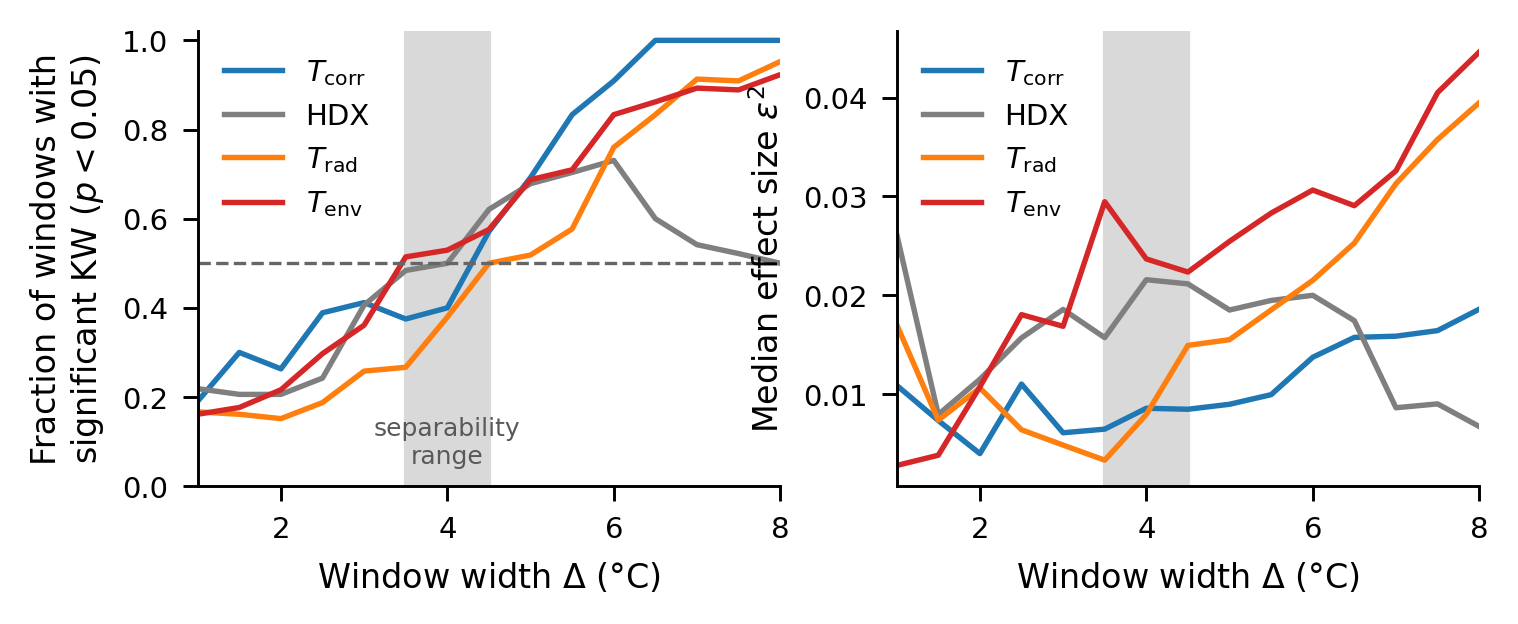

Reproduce this figure in Python.
"""F2 - Local separability scan for four coordinates (recomputed from raw data).
Left: fraction of sliding windows with significant Kruskal-Wallis (p<0.05) vs window width Delta.
Right: median effect size epsilon^2 vs Delta.
Identical protocol across coordinates: 7 TCV categories, sliding windows, min_n=30, KW + eps^2.
Grey band at Delta = 3.5-4.5 ("separability range"). Size 14x5 cm. PNG+PDF."""
import numpy as np
from scipy.stats import kruskal
import matplotlib.pyplot as plt
from _common import load, set_style, save, CM, COL, DISP

set_style()
df = load()

COORDS = ["T_corr", "HDX", "T_rad", "T_env"]
DELTAS = np.arange(1.0, 8.01, 0.5)
MIN_N = 30          # min votes per window
MIN_CAT = 3        # min distinct TCV categories present
MIN_PER = 4        # min obs in each used category
STRIDE = 0.5       # window step (deg C)

# frozen Delta(50%) values from coordinate_comparison.ipynb (pipeline §6)
FROZEN_D50 = {"T_corr": 4.5, "HDX": 3.5, "T_rad": 5.5, "T_env": 4.0}


def eps2_kw(groups):
    """epsilon^2 effect size for Kruskal-Wallis."""
    n = sum(len(g) for g in groups)
    k = len(groups)
    if n <= k:
        return np.nan, np.nan
    H, p = kruskal(*groups)
    eps2 = (H - k + 1) / (n - k)
    return p, max(eps2, 0.0)


def scan_coord(x, cat):
    x = np.asarray(x); cat = np.asarray(cat)
    lo, hi = np.nanpercentile(x, 1), np.nanpercentile(x, 99)
    frac_sig, med_eps = [], []
    for D in DELTAS:
        sig, eps_vals, nwin = 0, [], 0
        c = lo
        while c + D <= hi + 1e-9:
            m = (x >= c) & (x < c + D)
            if m.sum() >= MIN_N:
                sub_cat = cat[m]
                groups = [x[m][sub_cat == u] for u in np.unique(sub_cat)]
                groups = [g for g in groups if len(g) >= MIN_PER]
                if len(groups) >= MIN_CAT:
                    p, e = eps2_kw(groups)
                    nwin += 1
                    if p < 0.05:
                        sig += 1
                    eps_vals.append(e)
            c += STRIDE
        frac_sig.append(sig / nwin if nwin else np.nan)
        med_eps.append(np.nanmedian(eps_vals) if eps_vals else np.nan)
    return np.array(frac_sig), np.array(med_eps)


fig, (axL, axR) = plt.subplots(1, 2, figsize=(14 * CM, 5 * CM))

for co in COORDS:
    fs, me = scan_coord(df[co].values, df["score"].values)
    axL.plot(DELTAS, fs, color=COL[co], lw=1.3, label=DISP[co])
    axR.plot(DELTAS, me, color=COL[co], lw=1.3, label=DISP[co])

for ax in (axL, axR):
    ax.axvspan(3.5, 4.5, color="0.85", zorder=0)
    ax.set_xlabel(r"Window width $\Delta$ (°C)")
    ax.set_xlim(1, 8)

axL.axhline(0.5, ls="--", color="0.4", lw=0.8)
axL.set_ylabel("Fraction of windows with\nsignificant KW ($p<0.05$)")
axL.set_ylim(0, 1.02)
axL.text(4.0, 0.04, "separability\nrange", ha="center", va="bottom",
         fontsize=6, color="0.35")
axL.legend(loc="upper left", frameon=False)

axR.set_ylabel(r"Median effect size $\varepsilon^2$")
axR.legend(loc="upper left", frameon=False)

save(fig, "F2_scale_separability")

# report recomputed Delta(50%) vs frozen
print("\nDelta where fraction first crosses 0.5 (recomputed):")
for co in COORDS:
    fs, _ = scan_coord(df[co].values, df["score"].values)
    cross = DELTAS[np.argmax(fs >= 0.5)] if np.any(fs >= 0.5) else np.nan
    print(f"  {co:7s} recomputed={cross}  frozen={FROZEN_D50[co]}")
